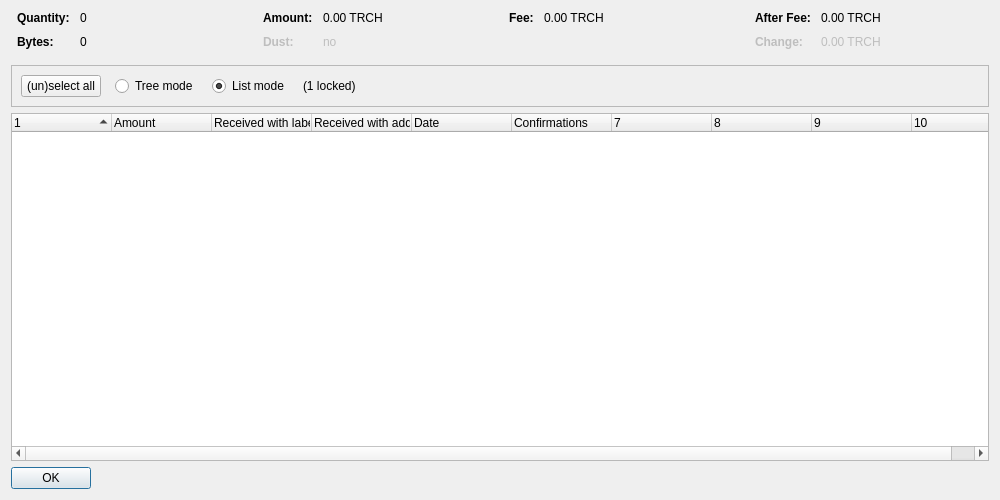
<?xml version="1.0" encoding="UTF-8"?>
<ui version="4.0">
 <class>CoinControlDialog</class>
 <widget class="QDialog" name="CoinControlDialog">
  <property name="geometry">
   <rect>
    <x>0</x>
    <y>0</y>
    <width>1000</width>
    <height>500</height>
   </rect>
  </property>
  <property name="windowTitle">
   <string>Coin Selection</string>
  </property>
  <layout class="QVBoxLayout" name="verticalLayout">
   <item>
    <layout class="QHBoxLayout" name="horizontalLayoutTop" stretch="0,0,0,0">
     <property name="topMargin">
      <number>0</number>
     </property>
     <property name="bottomMargin">
      <number>10</number>
     </property>
     <item>
      <layout class="QFormLayout" name="formLayoutCoinControl1">
       <property name="horizontalSpacing">
        <number>10</number>
       </property>
       <property name="verticalSpacing">
        <number>10</number>
       </property>
       <property name="leftMargin">
        <number>6</number>
       </property>
       <property name="rightMargin">
        <number>6</number>
       </property>
       <item row="0" column="0">
        <widget class="QLabel" name="labelCoinControlQuantityText">
         <property name="font">
          <font>
           <weight>75</weight>
           <bold>true</bold>
          </font>
         </property>
         <property name="text">
          <string>Quantity:</string>
         </property>
        </widget>
       </item>
       <item row="0" column="1">
        <widget class="QLabel" name="labelCoinControlQuantity">
         <property name="cursor">
          <cursorShape>IBeamCursor</cursorShape>
         </property>
         <property name="contextMenuPolicy">
          <enum>Qt::ActionsContextMenu</enum>
         </property>
         <property name="text">
          <string notr="true">0</string>
         </property>
         <property name="textInteractionFlags">
          <set>Qt::LinksAccessibleByMouse|Qt::TextSelectableByKeyboard|Qt::TextSelectableByMouse</set>
         </property>
        </widget>
       </item>
       <item row="1" column="0">
        <widget class="QLabel" name="labelCoinControlBytesText">
         <property name="font">
          <font>
           <weight>75</weight>
           <bold>true</bold>
          </font>
         </property>
         <property name="text">
          <string>Bytes:</string>
         </property>
        </widget>
       </item>
       <item row="1" column="1">
        <widget class="QLabel" name="labelCoinControlBytes">
         <property name="cursor">
          <cursorShape>IBeamCursor</cursorShape>
         </property>
         <property name="contextMenuPolicy">
          <enum>Qt::ActionsContextMenu</enum>
         </property>
         <property name="text">
          <string notr="true">0</string>
         </property>
         <property name="textInteractionFlags">
          <set>Qt::LinksAccessibleByMouse|Qt::TextSelectableByKeyboard|Qt::TextSelectableByMouse</set>
         </property>
        </widget>
       </item>
      </layout>
     </item>
     <item>
      <layout class="QFormLayout" name="formLayoutCoinControl2">
       <property name="horizontalSpacing">
        <number>10</number>
       </property>
       <property name="verticalSpacing">
        <number>10</number>
       </property>
       <property name="leftMargin">
        <number>6</number>
       </property>
       <property name="rightMargin">
        <number>6</number>
       </property>
       <item row="0" column="0">
        <widget class="QLabel" name="labelCoinControlAmountText">
         <property name="font">
          <font>
           <weight>75</weight>
           <bold>true</bold>
          </font>
         </property>
         <property name="text">
          <string>Amount:</string>
         </property>
        </widget>
       </item>
       <item row="0" column="1">
        <widget class="QLabel" name="labelCoinControlAmount">
         <property name="cursor">
          <cursorShape>IBeamCursor</cursorShape>
         </property>
         <property name="contextMenuPolicy">
          <enum>Qt::ActionsContextMenu</enum>
         </property>
         <property name="text">
          <string notr="true">0.00 TRCH</string>
         </property>
         <property name="textInteractionFlags">
          <set>Qt::LinksAccessibleByMouse|Qt::TextSelectableByKeyboard|Qt::TextSelectableByMouse</set>
         </property>
        </widget>
       </item>
       <item row="1" column="0">
        <widget class="QLabel" name="labelCoinControlLowOutputText">
         <property name="enabled">
          <bool>false</bool>
         </property>
         <property name="font">
          <font>
           <weight>75</weight>
           <bold>true</bold>
          </font>
         </property>
         <property name="text">
          <string>Dust:</string>
         </property>
        </widget>
       </item>
       <item row="1" column="1">
        <widget class="QLabel" name="labelCoinControlLowOutput">
         <property name="enabled">
          <bool>false</bool>
         </property>
         <property name="cursor">
          <cursorShape>IBeamCursor</cursorShape>
         </property>
         <property name="contextMenuPolicy">
          <enum>Qt::ActionsContextMenu</enum>
         </property>
         <property name="text">
          <string notr="true">no</string>
         </property>
         <property name="textInteractionFlags">
          <set>Qt::LinksAccessibleByMouse|Qt::TextSelectableByKeyboard|Qt::TextSelectableByMouse</set>
         </property>
        </widget>
       </item>
      </layout>
     </item>
     <item>
      <layout class="QFormLayout" name="formLayoutCoinControl3">
       <property name="horizontalSpacing">
        <number>10</number>
       </property>
       <property name="verticalSpacing">
        <number>10</number>
       </property>
       <property name="leftMargin">
        <number>6</number>
       </property>
       <property name="rightMargin">
        <number>6</number>
       </property>
       <item row="0" column="0">
        <widget class="QLabel" name="labelCoinControlFeeText">
         <property name="font">
          <font>
           <weight>75</weight>
           <bold>true</bold>
          </font>
         </property>
         <property name="text">
          <string>Fee:</string>
         </property>
        </widget>
       </item>
       <item row="0" column="1">
        <widget class="QLabel" name="labelCoinControlFee">
         <property name="cursor">
          <cursorShape>IBeamCursor</cursorShape>
         </property>
         <property name="contextMenuPolicy">
          <enum>Qt::ActionsContextMenu</enum>
         </property>
         <property name="text">
          <string notr="true">0.00 TRCH</string>
         </property>
         <property name="textInteractionFlags">
          <set>Qt::LinksAccessibleByMouse|Qt::TextSelectableByKeyboard|Qt::TextSelectableByMouse</set>
         </property>
        </widget>
       </item>
      </layout>
     </item>
     <item>
      <layout class="QFormLayout" name="formLayoutCoinControl4">
       <property name="horizontalSpacing">
        <number>10</number>
       </property>
       <property name="verticalSpacing">
        <number>10</number>
       </property>
       <property name="leftMargin">
        <number>6</number>
       </property>
       <property name="rightMargin">
        <number>6</number>
       </property>
       <item row="0" column="0">
        <widget class="QLabel" name="labelCoinControlAfterFeeText">
         <property name="font">
          <font>
           <weight>75</weight>
           <bold>true</bold>
          </font>
         </property>
         <property name="text">
          <string>After Fee:</string>
         </property>
        </widget>
       </item>
       <item row="0" column="1">
        <widget class="QLabel" name="labelCoinControlAfterFee">
         <property name="cursor">
          <cursorShape>IBeamCursor</cursorShape>
         </property>
         <property name="contextMenuPolicy">
          <enum>Qt::ActionsContextMenu</enum>
         </property>
         <property name="text">
          <string notr="true">0.00 TRCH</string>
         </property>
         <property name="textInteractionFlags">
          <set>Qt::LinksAccessibleByMouse|Qt::TextSelectableByKeyboard|Qt::TextSelectableByMouse</set>
         </property>
        </widget>
       </item>
       <item row="1" column="0">
        <widget class="QLabel" name="labelCoinControlChangeText">
         <property name="enabled">
          <bool>false</bool>
         </property>
         <property name="font">
          <font>
           <weight>75</weight>
           <bold>true</bold>
          </font>
         </property>
         <property name="text">
          <string>Change:</string>
         </property>
        </widget>
       </item>
       <item row="1" column="1">
        <widget class="QLabel" name="labelCoinControlChange">
         <property name="enabled">
          <bool>false</bool>
         </property>
         <property name="cursor">
          <cursorShape>IBeamCursor</cursorShape>
         </property>
         <property name="contextMenuPolicy">
          <enum>Qt::ActionsContextMenu</enum>
         </property>
         <property name="text">
          <string notr="true">0.00 TRCH</string>
         </property>
         <property name="textInteractionFlags">
          <set>Qt::LinksAccessibleByMouse|Qt::TextSelectableByKeyboard|Qt::TextSelectableByMouse</set>
         </property>
        </widget>
       </item>
      </layout>
     </item>
    </layout>
   </item>
   <item>
    <widget class="QFrame" name="frame">
     <property name="minimumSize">
      <size>
       <width>0</width>
       <height>40</height>
      </size>
     </property>
     <property name="frameShape">
      <enum>QFrame::StyledPanel</enum>
     </property>
     <property name="frameShadow">
      <enum>QFrame::Sunken</enum>
     </property>
     <layout class="QHBoxLayout" name="horizontalLayout">
      <item>
       <layout class="QHBoxLayout" name="horizontalLayoutPanel" stretch="0,0,0,0,0">
        <property name="spacing">
         <number>14</number>
        </property>
        <item>
         <widget class="QPushButton" name="pushButtonSelectAll">
          <property name="sizePolicy">
           <sizepolicy hsizetype="Maximum" vsizetype="Fixed">
            <horstretch>0</horstretch>
            <verstretch>0</verstretch>
           </sizepolicy>
          </property>
          <property name="text">
           <string>(un)select all</string>
          </property>
          <property name="autoDefault">
           <bool>false</bool>
          </property>
         </widget>
        </item>
        <item>
         <widget class="QRadioButton" name="radioTreeMode">
          <property name="sizePolicy">
           <sizepolicy hsizetype="Maximum" vsizetype="Fixed">
            <horstretch>0</horstretch>
            <verstretch>0</verstretch>
           </sizepolicy>
          </property>
          <property name="text">
           <string>Tree mode</string>
          </property>
         </widget>
        </item>
        <item>
         <widget class="QRadioButton" name="radioListMode">
          <property name="sizePolicy">
           <sizepolicy hsizetype="Maximum" vsizetype="Fixed">
            <horstretch>0</horstretch>
            <verstretch>0</verstretch>
           </sizepolicy>
          </property>
          <property name="text">
           <string>List mode</string>
          </property>
          <property name="checked">
           <bool>true</bool>
          </property>
         </widget>
        </item>
        <item>
         <widget class="QLabel" name="labelLocked">
          <property name="text">
           <string notr="true">(1 locked)</string>
          </property>
         </widget>
        </item>
        <item>
         <spacer name="horizontalSpacer">
          <property name="orientation">
           <enum>Qt::Horizontal</enum>
          </property>
          <property name="sizeHint" stdset="0">
           <size>
            <width>40</width>
            <height>20</height>
           </size>
          </property>
         </spacer>
        </item>
       </layout>
      </item>
     </layout>
    </widget>
   </item>
   <item>
    <widget class="CoinControlTreeWidget" name="treeWidget">
     <property name="contextMenuPolicy">
      <enum>Qt::CustomContextMenu</enum>
     </property>
     <property name="sortingEnabled">
      <bool>false</bool>
     </property>
     <property name="columnCount">
      <number>10</number>
     </property>
     <attribute name="headerShowSortIndicator" stdset="0">
      <bool>true</bool>
     </attribute>
     <attribute name="headerStretchLastSection">
      <bool>false</bool>
     </attribute>
     <column>
      <property name="text">
       <string/>
      </property>
     </column>
     <column>
      <property name="text">
       <string>Amount</string>
      </property>
     </column>
     <column>
      <property name="text">
       <string>Received with label</string>
      </property>
     </column>
     <column>
      <property name="text">
       <string>Received with address</string>
      </property>
     </column>
     <column>
      <property name="text">
       <string>Date</string>
      </property>
     </column>
     <column>
      <property name="text">
       <string>Confirmations</string>
      </property>
      <property name="toolTip">
       <string>Confirmed</string>
      </property>
     </column>
     <column>
      <property name="text">
       <string/>
      </property>
     </column>
     <column>
      <property name="text">
       <string/>
      </property>
     </column>
     <column>
      <property name="text">
       <string/>
      </property>
     </column>
     <column>
      <property name="text">
       <string/>
      </property>
     </column>
    </widget>
   </item>
   <item>
    <widget class="QDialogButtonBox" name="buttonBox">
     <property name="sizePolicy">
      <sizepolicy hsizetype="Maximum" vsizetype="Fixed">
       <horstretch>0</horstretch>
       <verstretch>0</verstretch>
      </sizepolicy>
     </property>
     <property name="orientation">
      <enum>Qt::Horizontal</enum>
     </property>
     <property name="standardButtons">
      <set>QDialogButtonBox::Ok</set>
     </property>
    </widget>
   </item>
  </layout>
 </widget>
 <customwidgets>
  <customwidget>
   <class>CoinControlTreeWidget</class>
   <extends>QTreeWidget</extends>
   <header>coincontroltreewidget.h</header>
  </customwidget>
 </customwidgets>
 <resources/>
 <connections/>
</ui>
